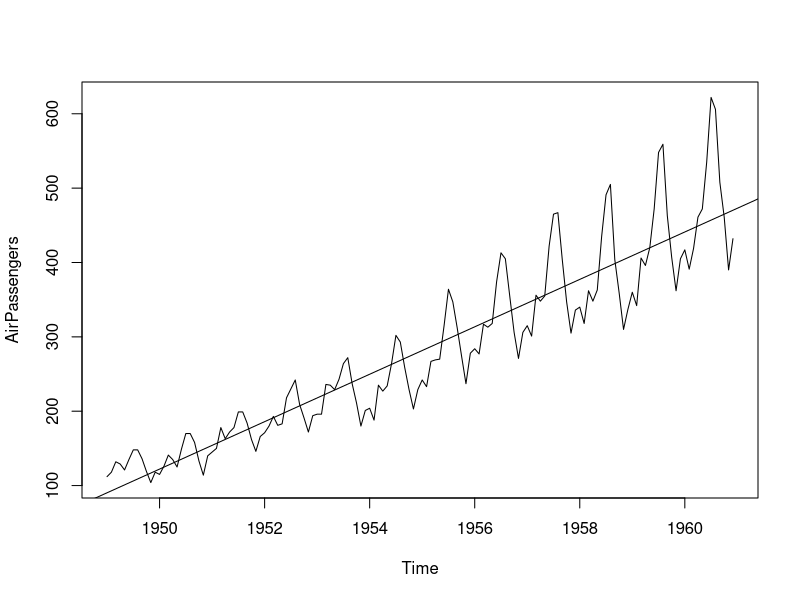
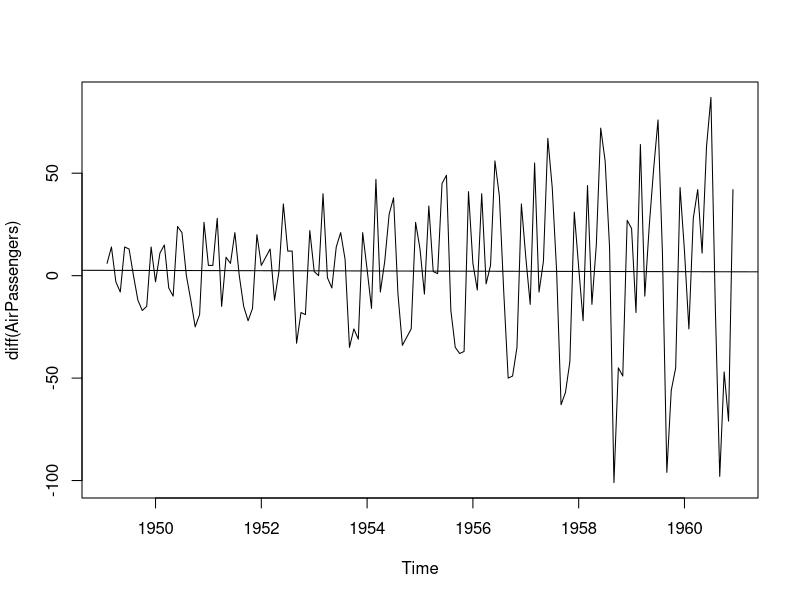
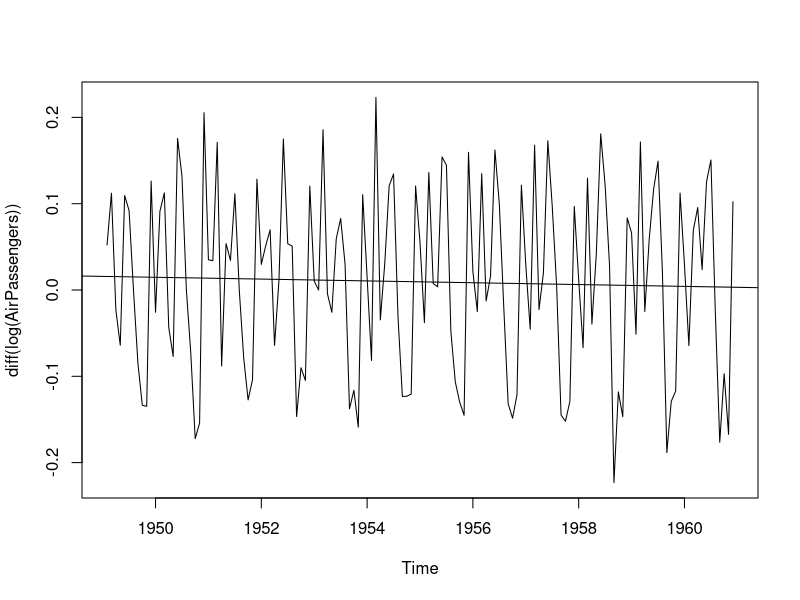
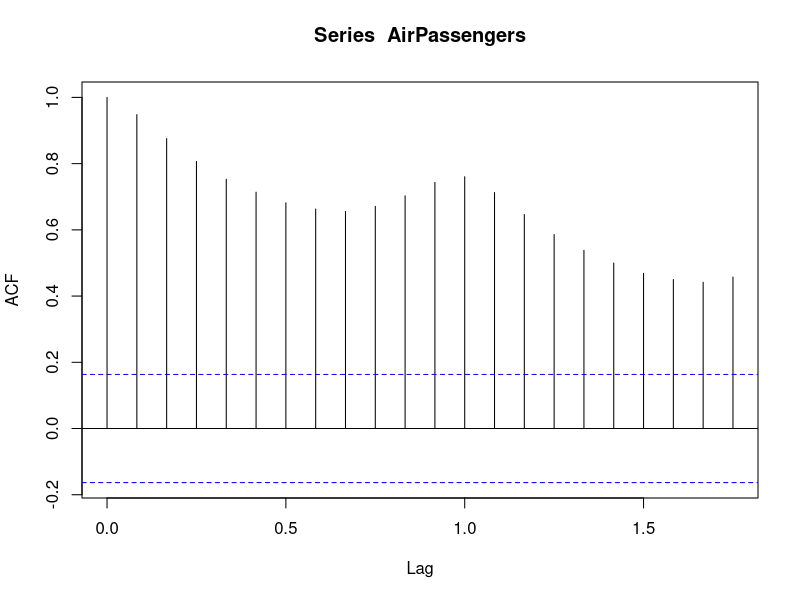
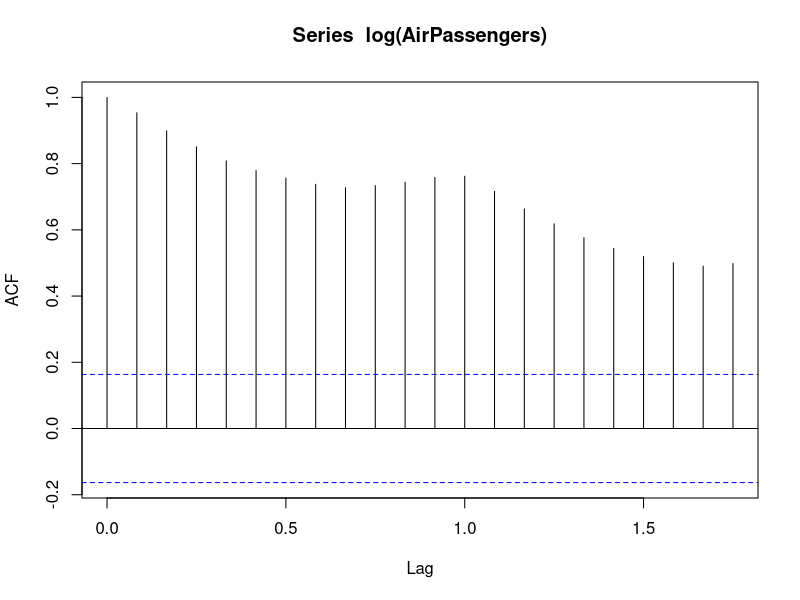
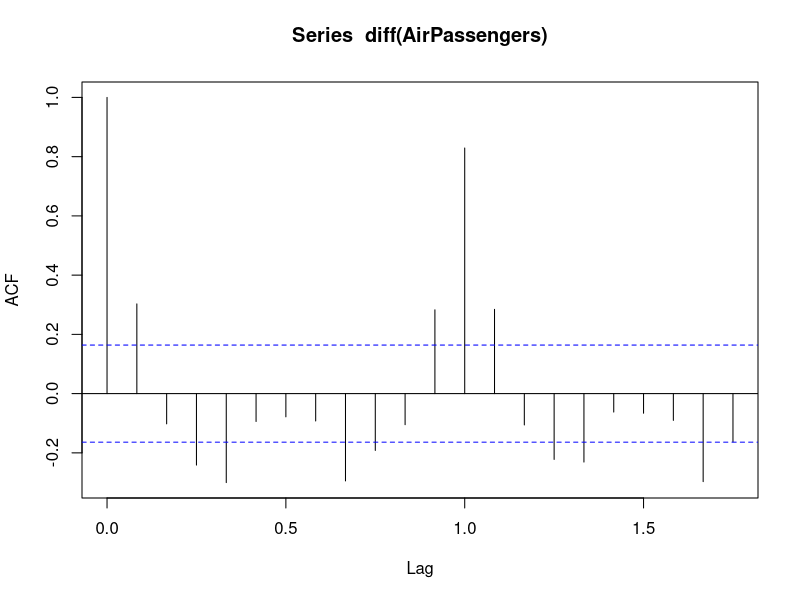
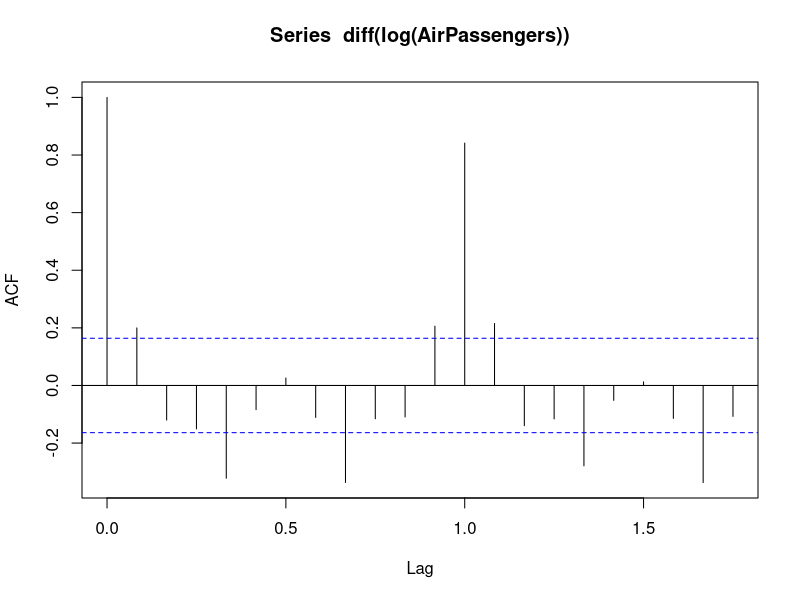
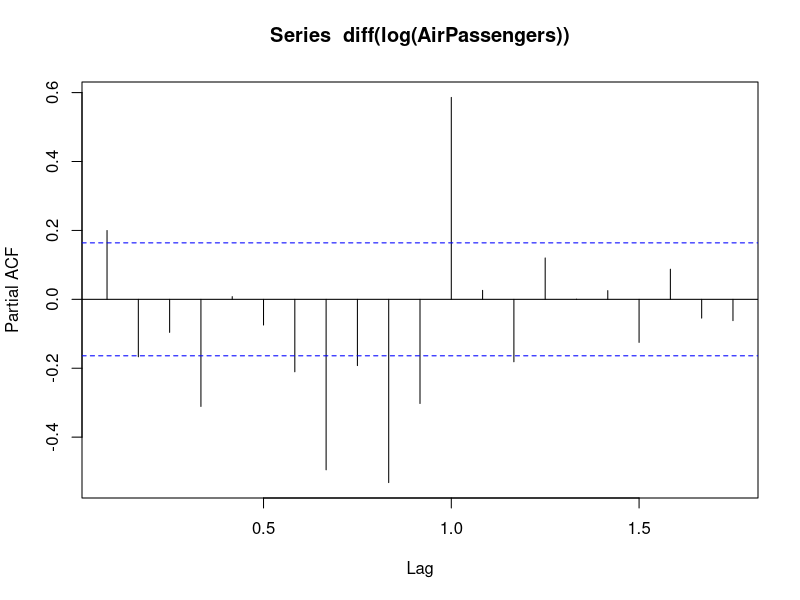

Recreate these plots in R, in order.
# load the AirPassengers dataset
data(AirPassengers)

# the data is of class ts
class(AirPassengers)

# this is the start of the time series:
start(AirPassengers)

# this is the end of the time series:
end(AirPassengers)

# plot the frequency of the time series
frequency(AirPassengers)

# plot the time series
plot(AirPassengers)

# fit the trend line
abline(reg=lm(AirPassengers~time(AirPassengers)))

# take a lag = 1 difference
plot(diff(AirPassengers))

# fit the trend line for this one-lag difference
abline(reg=lm(diff(AirPassengers)~time(diff(AirPassengers))))


# the variance seems to be increasing as time increases, so a
# log transform would make sense
# take a lag 1 difference with a log transform, and then fit trend
plot(diff(log(AirPassengers)))
abline(reg = lm(diff(log(AirPassengers))~time(diff(log(AirPassengers)))))

# plot ACF and PACF
acf(AirPassengers)
acf(log(AirPassengers))
acf(diff(AirPassengers))

# this works best
acf(diff(log(AirPassengers)))
pacf(diff(log(AirPassengers)))

# fit an ARIMA(0,1,1) on the log(AirPassengers)
fit <- arima(log(AirPassengers), c(0, 1, 1),seasonal = list(order = c(0, 1, 1), period = 12))

# make predictions for next 10 years (12x10 observations)
pred <- predict(fit, n.ahead = 120)

# Plot the predictions using exponential smoothing for this model
ts.plot(AirPassengers,2.718^pred$pred, log = "y", lty = c(1,3))
